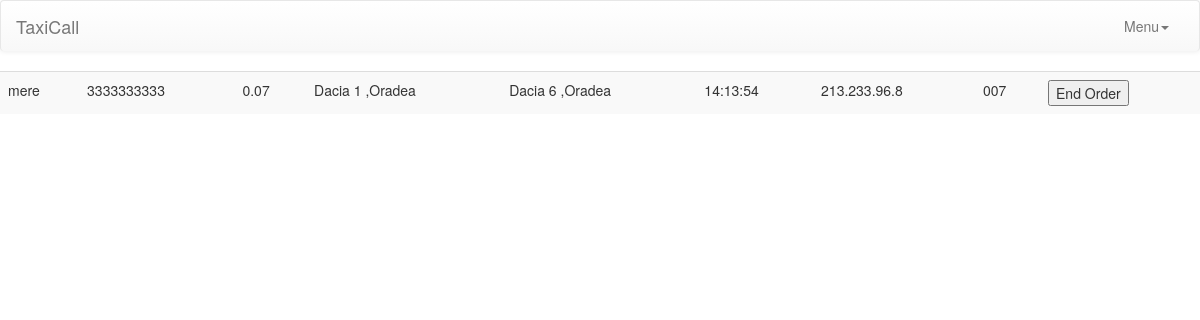
/order_maps.php?id_order=343 (signed in), run on the app's committed database.
### tables this page shows
CREATE TABLE IF NOT EXISTS `orders` (
  `Id` int(11) NOT NULL AUTO_INCREMENT,
  `customer_name` varchar(255) DEFAULT NULL,
  `customer_phone_nr` varchar(13) DEFAULT NULL,
  `long_lat_start` varchar(255) DEFAULT NULL,
  `long_lat_end` varchar(255) DEFAULT NULL,
  `total_km` varchar(255) DEFAULT NULL,
  `location_start` varchar(255) DEFAULT NULL,
  `location_end` varchar(255) DEFAULT NULL,
  `id_taxi` varchar(255) DEFAULT NULL,
  `id_comp` varchar(255) DEFAULT NULL,
  `active` int(1) DEFAULT NULL,
  `date` date DEFAULT NULL,
  `time` time DEFAULT NULL,
  `ip_adress` varchar(255) DEFAULT NULL,
  `comment` varchar(255) DEFAULT NULL,
  `in_progress` int(2) unsigned NOT NULL DEFAULT '0',
  PRIMARY KEY (`Id`)
);

### function.php (called while the page is built, shortened)
<?php include('connect_db.php');
function secure_injection($con,$str) {
    $str = mysqli_real_escape_string($con,$str);
    return $str;
}
        ?>

### order_maps.php (the view, shortened to what this page needs)
<?php include('header.php');
   include('menu_admin_interface.php');
   ?>
   <?php
    $id_order = secure_injection($con,$_GET['id_order']);
    $select_taxi_order = mysqli_query($con,"SELECT *FROM `orders` WHERE `Id` = '".$id_order."'");
    $row_taxi_order = mysqli_fetch_assoc($select_taxi_order);
   ?>
   <table class='table table-striped'>
    <tbody>
      <tr>
        <td><?php echo $row_taxi_order['customer_name']; ?></td>
        <td><?php echo $row_taxi_order['customer_phone_nr']; ?></td>
        <td><?php echo $row_taxi_order['total_km']; ?></td>
        <td><?php echo $row_taxi_order['location_start']; ?></td>
        <td><?php echo $row_taxi_order['location_end']; ?></td>
        <td><?php echo $row_taxi_order['time']; ?></td>
        <td><?php echo $row_taxi_order['ip_adress']; ?></td>
        <td><?php echo $row_taxi_order['comment']; ?></td>
        <td><button>End Order</button></td>
      </tr>
    </tbody>
   </table>
<?php include('footer.php'); ?>

### css/stylesheet.css (style rules this page uses)
html, body, #harta { height:100%; width: 100%; margin: 0px; padding: 0px }

### data on the page
orders: customer_name "mere", customer_phone_nr "3333333333", total_km "0.07", location_start "Dacia 1 ,Oradea", location_end "Dacia 6 ,Oradea", time "14:13:54", ip_adress "213.233.96.8", comment "007"
